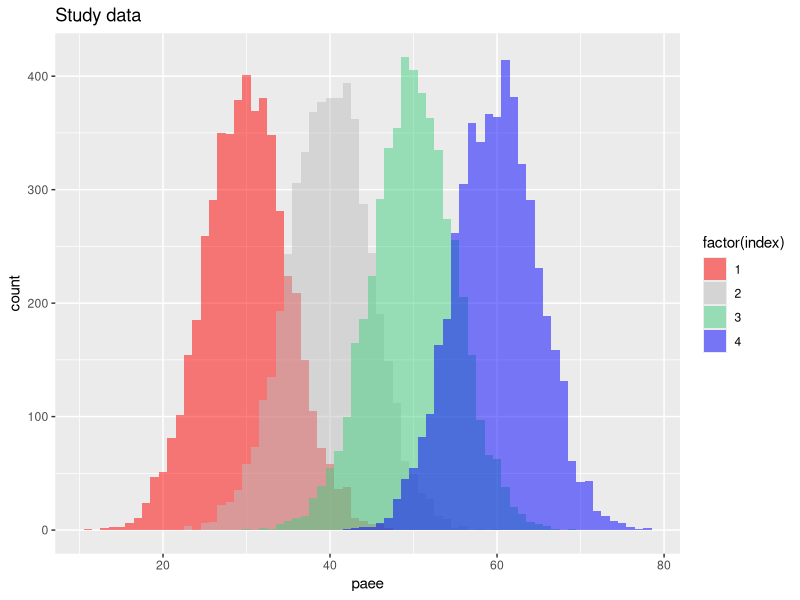
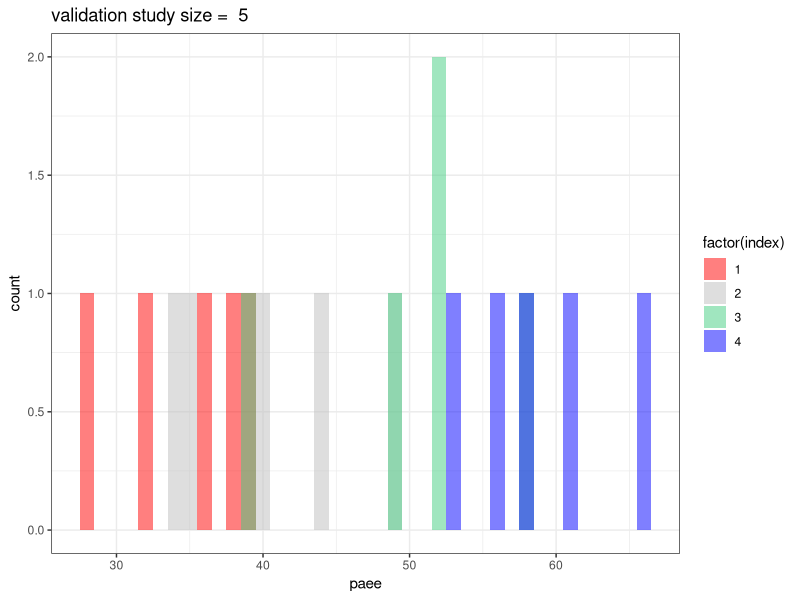
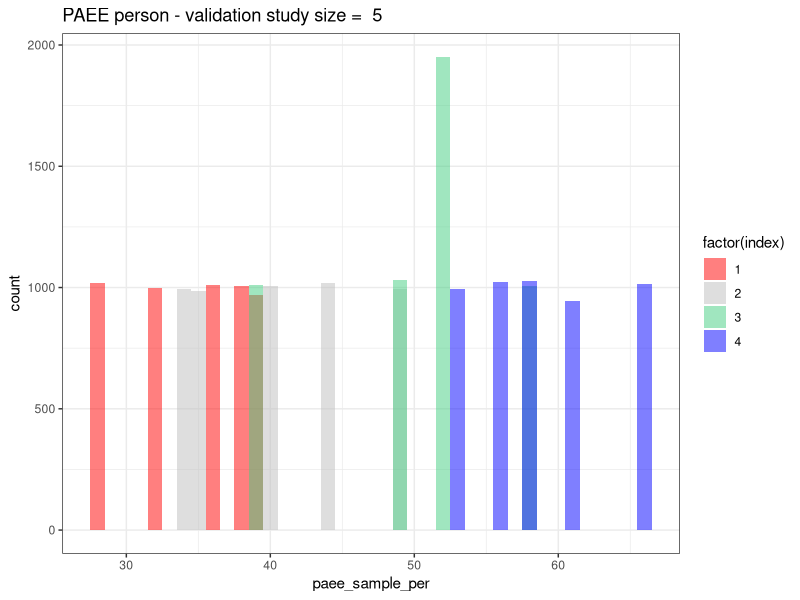
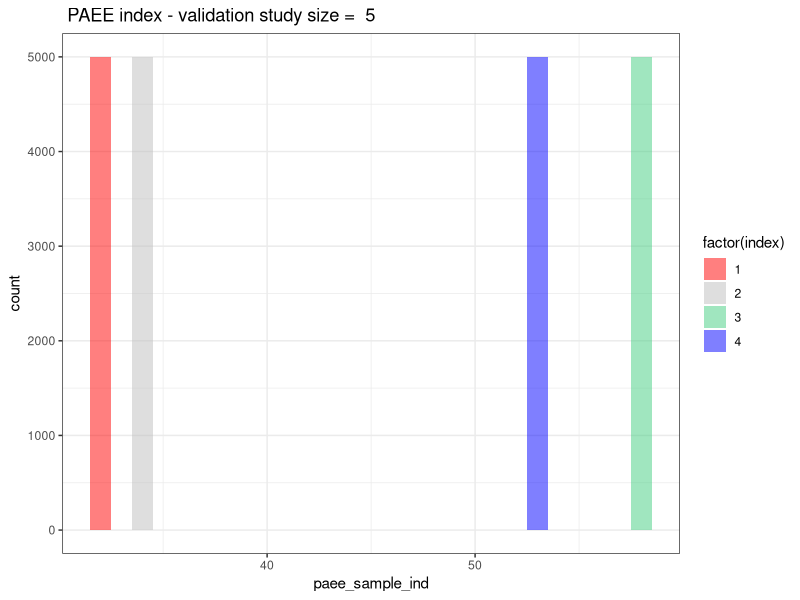
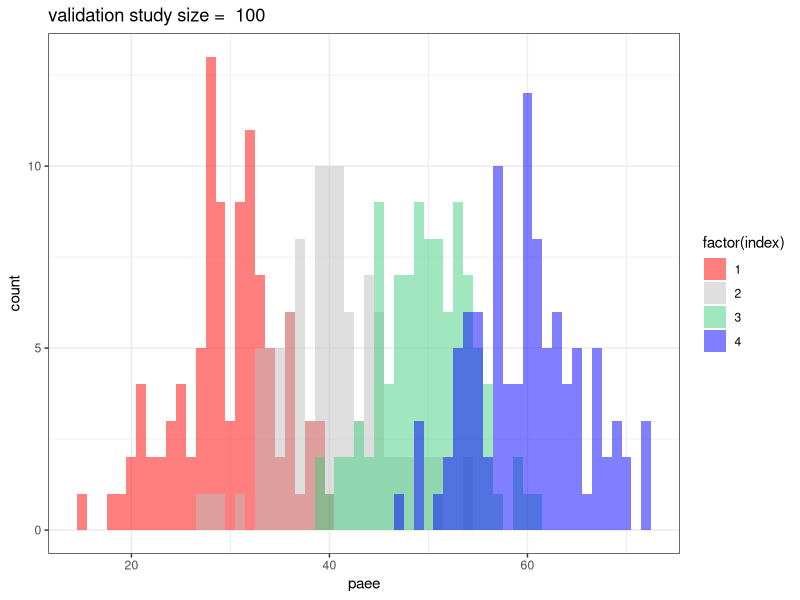
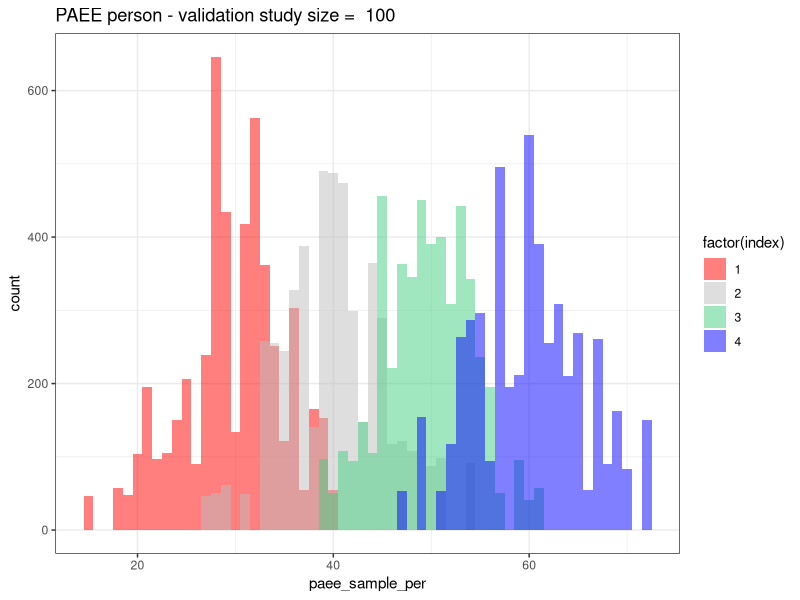
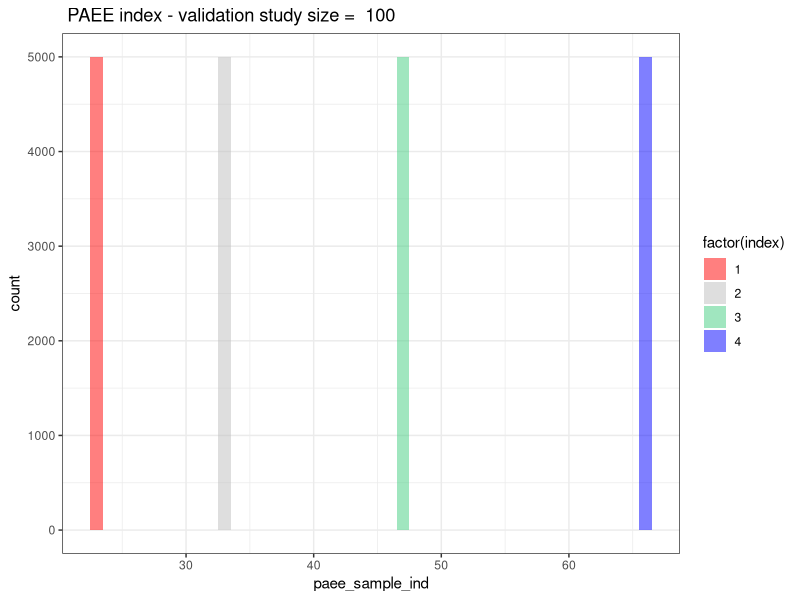
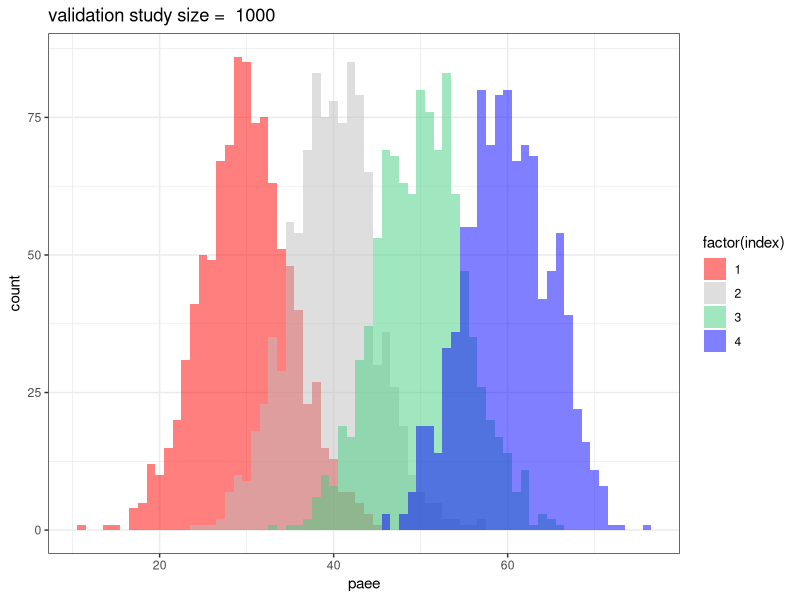

Write the R code that produced these figures, in order. (Note: this script raises an error after producing the figures.)
# Using size_investigation as a template, this refactored code attempts to
# reduce time to run code and allow investigation of factors such as:
# 1. size of validation study,
# 2. amount of overlap,
# 3. number of index levels,
# 4. Type of draw - per person or per index etc.

## Edit: Now includes bootstrap method

## Author: Tom Bishop and Paul Scherer
## Date: 23.01.2017

###############################################################################
########################### DATA AND SETTINGS #################################
###############################################################################
#setwd('V:/Studies/InterConnect/Internal/Latent variable harmonisation/plots')
library(ggplot2)

## Seed and directory for plots of seed
seed <- 54
set.seed(seed)
seedPath <- paste0('seed_',seed,sep="")
dir.create(seedPath)
## Parameters
# The linear correlation coefficient between exposure and outcome.
set_beta <- 0.5
constant <- 20

bootstrap_index_size <- 100

# Index properties (Assumption that they are Gaussian).
# Indicator is just a name
stdDevs <- c(5,10,15)
final_output_list <- vector("list", length(stdDevs))
for (s in 1:length(stdDevs)){
  set.seed(seed)

  indices <- data.frame (mean=c(30, 40, 50, 60), std_dev = c(stdDevs[s], stdDevs[s], stdDevs[s], stdDevs[s]), index_indicator = c(1,2,3,4))

  # Defines runs to do with different sizes of validation study
  # So if there a 5 numbers in the vector c(5,10,25,50,100)
  # Then a simulation of x trials will be run for each of these
  # different sized validation studies
  # validation_index_size <- c(seq(5,95, 10), seq(100, 1000, 100)) 
  # validation_index_size <- 5
  validation_index_size <- c(5,100, 1000)  

  study_index_size = 5000


  numtrials <- 100 # number of draws

  results_df <- data.frame()

  ## Study Data
  #build empty data frame for our study data
  study_data = data.frame(index = rep(x = indices$index_indicator,each = study_index_size ))
  # for each index, pick all the values (defined by study_index_size) at once
  study_data$paee = unlist(unname(lapply(X = split(x = indices, f = as.factor(indices$index_indicator)), 
                                        FUN = function(x){
                                            output = rnorm(n = study_index_size, mean = x$mean, sd = x$std_dev)
                                            return (output)
                                        })))
  # generate our outcome variable plus some noise
  study_data$foo <-   rnorm(length(study_data$paee),(set_beta*study_data$paee) + constant,10)


  # plot the study data so we can see what it looks like
  mypath <- file.path(getwd(),seedPath,paste0('studyData',indices$std_dev[1],'_numtrials_',numtrials,'.png',sep=""))
  png(file=mypath, width = 1260, height = 940, res = 300)
  print(ggplot(study_data,aes(x=paee,group=index,fill=factor(index)))+
          geom_histogram(position="identity",alpha=0.5,binwidth=1)+
          ggtitle(label = "Study data")+scale_fill_manual(values = c("red", "grey", "seagreen3","blue")))
  dev.off()

  # this loop is for the different sizes of validation study
  for (i in 1:length(validation_index_size)) {
    set.seed(seed) # reset the seed to create the same validation set

    #create index column
    validation_study = data.frame(index = rep(x = indices$index_indicator,each = validation_index_size[i]))

    #for each index, pick all the values at once from the appropriate distribution
    validation_study$paee = unlist(unname(lapply(X = split(x = indices, f = as.factor(indices$index_indicator)), 
      FUN = function(x){
        output = rnorm(n = validation_index_size[i], mean = x$mean, sd = x$std_dev)
        return (output)
      })))

    # plot the validation study so we can see what it looks like
    mypath <- file.path(getwd(),seedPath,paste0('validationData',validation_index_size[i],'_stdev',indices$std_dev[1],'_numtrials_',numtrials,'.png',sep=""))
    png(file=mypath, width = 1260, height = 940, res = 300)
    print(ggplot(validation_study,aes(x=paee,group=index,fill=factor(index)))+
      geom_histogram(position="identity",alpha=0.5,binwidth=1)+
      theme_bw()+ggtitle(label = paste("validation study size = ",validation_index_size[i]))+
      scale_fill_manual(values = c("red", "grey", "seagreen3","blue")))
    dev.off()

    # Initialise some structures to store coeffcients
    betas_per <- vector("numeric")
    std_errs_per <- vector("numeric")

    betas_ind <- vector("numeric")
    std_errs_ind <- vector("numeric")

    betas_boot <- vector("numeric")
    std_errs_boot <- vector("numeric")


    for (j in 1:numtrials){
      # we assign random values from each category list of the validation set for each participant in the
      # study data set and then find the regression equation using this data. 
      # store the regression coefficient into list to create a dataframe afterwards

      # this is a draw per person, although it is done on a per index basis
      # for example if there are 100 people in the index it draws 100
      # values from the appropriate validation study index at once
      study_data$paee_sample_per <- unlist(unname(lapply(X = split(x=validation_study$paee, f= as.factor(validation_study$index)),
                                FUN = sample, size = study_index_size,replace=TRUE)))

      # this is a value per index
      # for example if there are 100 people in the index it draws one
      # value from the appropriate validation study index
      # and duplicates this same value 100 times for each person
      study_data$paee_sample_ind <- unlist(unname(lapply(X = split(x=validation_study$paee, f= as.factor(validation_study$index)),
                                FUN = function(paee_vals){
                                    output = rep(x = sample(x = paee_vals, size = 1), times = study_index_size)
                                    return(output)
                                  
                                 })))

      # bootstrapped validation set
      bootstrap_validation <- data.frame(index = rep(x = indices$index_indicator, each= bootstrap_index_size))
      bootstrap_validation$paee <- unlist(unname(lapply(X = split(x=validation_study$paee, f= as.factor(validation_study$index)), 
        FUN = sample, size = bootstrap_index_size,replace=TRUE)))

      study_data$paee_sample_boot <- unlist(unname(lapply(X = split(x=bootstrap_validation$paee, f= as.factor(bootstrap_validation$index)), 
        FUN = function(paee_vals){
          output = rep(x = mean(paee_vals), times = study_index_size)
          return(output)
        })))

      # calculate and store the coefficients per person
      reg_out_per <- lm(formula=foo~paee_sample_per, data=study_data)
      reg_coeff_per <- reg_out_per$coefficients["paee_sample_per"]
      reg_std_per <- (summary(reg_out_per)$coefficients[,"Std. Error"])["paee_sample_per"]
      betas_per <- c(betas_per, reg_coeff_per)
      std_errs_per <- c(std_errs_per, reg_std_per)

      # calculate and store the coefficients per index
      reg_out_ind <- lm(formula=foo~paee_sample_ind, data=study_data)
      reg_coeff_ind <- reg_out_ind$coefficients["paee_sample_ind"]
      reg_std_ind <- (summary(reg_out_ind)$coefficients[,"Std. Error"])["paee_sample_ind"]
      betas_ind <- c(betas_ind, reg_coeff_ind)
      std_errs_ind <- c(std_errs_ind, reg_std_ind)

      # calculate and store the coefficients per bootstrap run
      reg_out_boot <- lm(formula=foo~paee_sample_boot, data=study_data)
      reg_coeff_boot <- reg_out_boot$coefficients["paee_sample_boot"]
      reg_std_boot <- (summary(reg_out_boot)$coefficients[,"Std. Error"])["paee_sample_boot"]
      betas_boot <- c(betas_boot, reg_coeff_boot)
      std_errs_boot <- c(std_errs_boot, reg_std_boot)
    }

    #for visualisation, plot the last per person set of values
    mypath <- file.path(getwd(),seedPath,paste0('perPerson',validation_index_size[i],'_stdev',indices$std_dev[1],'_numtrials_',numtrials,'.png',sep=""))
    png(file=mypath, width = 1260, height = 940, res = 300)
    print(ggplot(study_data,aes(x=paee_sample_per,group=index,fill=factor(index)))+
      geom_histogram(position="identity",alpha=0.5,binwidth=1)+theme_bw()+
      ggtitle(label = paste("PAEE person - validation study size = ",validation_index_size[i]))+
      scale_fill_manual(values = c("red", "grey", "seagreen3","blue")))
    dev.off()

    #for visualisation, plot the last per index set of values
    mypath <- file.path(getwd(),seedPath,paste0('perIndex',validation_index_size[i],'_stdev',indices$std_dev[1],'_numtrials_',numtrials,'.png',sep=""))
    png(file=mypath, width = 1260, height = 940, res = 300)
    print(ggplot(study_data,aes(x=paee_sample_ind,group=index,fill=factor(index)))+
      geom_histogram(position="identity",alpha=0.5,binwidth=1)+theme_bw()+
      ggtitle(label = paste(" PAEE index - validation study size = ",validation_index_size[i]))+
      scale_fill_manual(values = c("red", "grey", "seagreen3","blue")))
    dev.off()

    # Do the regression using validation study means (for comparison)
    study_data$paee_sample_ind_mean <- unlist(unname(lapply(X = split(x=validation_study$paee, f= as.factor(validation_study$index)),
                                                          FUN = function(paee_vals){
                                                            output = rep(x = mean(paee_vals), times = study_index_size)
                                                            return(output)
                                                          })))   

    reg_out_ind_mean <- lm(formula=foo~paee_sample_ind_mean, data=study_data)
    reg_coeff_ind_mean <- reg_out_ind_mean$coefficients["paee_sample_ind_mean"]
    reg_std_ind_mean <- (summary(reg_out_ind_mean)$coefficients[,"Std. Error"])["paee_sample_ind_mean"]

    # Store values into dataframe
    results <- as.data.frame(c(1:numtrials))
    colnames(results) <- c("Trial")
    results$valid_size <- rep(x=validation_index_size[i], times = numtrials)
    results$reg_coeff_per <- betas_per
    results$reg_stdError_per <- std_errs_per
    results$reg_coeff_ind <- betas_ind
    results$reg_stdError_ind <- std_errs_ind
    results$reg_coeff_per_mean <- reg_coeff_ind_mean
    results$reg_stdError_per_mean <- reg_std_ind_mean
    results$reg_coeff_boot <- betas_boot
    results$reg_stdError_boot <- std_errs_boot
    results_df <- rbind(results_df, results)

  }
  # Summarizing the results dataframe
  temp_output <- aggregate(results_df[,3:8], by=list(valid_size = results_df$valid_size), quantile, probs=c(0.05,0.5,0.95), names=TRUE)
  final_output = data.frame(validation_size = temp_output[,1])

  for (k in 2:ncol(temp_output)){
    temp = as.data.frame(temp_output[,k])
    colnames(temp) <- paste(colnames(temp_output)[k], colnames(temp), sep = "_")
    final_output = cbind(final_output, temp)
  }


  fileName <- paste0('V:/Studies/InterConnect/Internal/Latent variable harmonisation/plots/',seedPath,'/final_output_stdev_',indices$std_dev[1],'_numtrials_',numtrials,'.csv', sep="")
  write.csv(final_output, file = fileName, row.names=TRUE, col.names=TRUE)

  # saving that output into the list
  final_output_list[[s]] <- final_output
}

